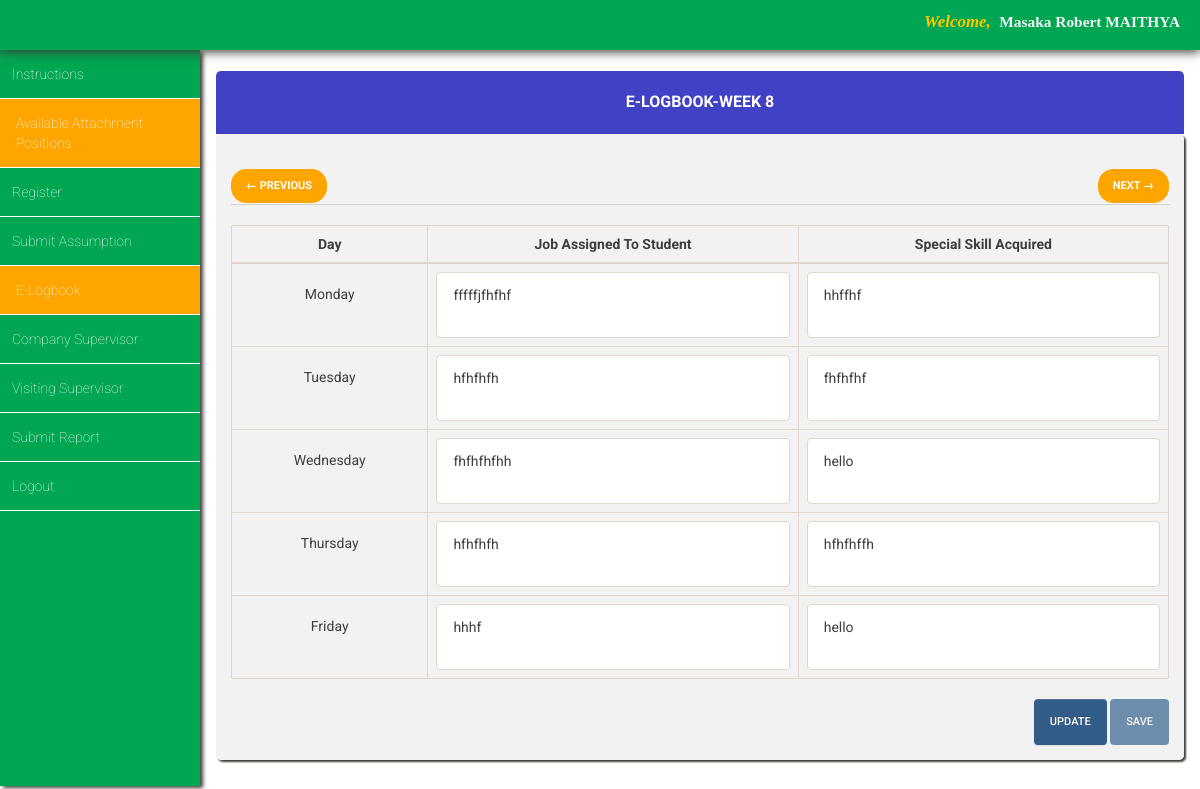
The page /iasms/e-logbook/elogbook_week8.php (signed in) on the database its author committed.
### tables this page shows
CREATE TABLE `week8_table` (
  `id` int(11) NOT NULL,
  `username` varchar(100) NOT NULL,
  `index_number` varchar(100) NOT NULL,
  `monday_job_assigned` longtext NOT NULL,
  `date` timestamp NOT NULL DEFAULT current_timestamp(),
  `monday_special_skill_acquired` mediumtext NOT NULL,
  `tuesday_job_assigned` mediumtext NOT NULL,
  `tuesday_special_skill_acquired` mediumtext NOT NULL,
  `wednesday_job_assigned` mediumtext NOT NULL,
  `wednesday_special_skill_acquired` mediumtext NOT NULL,
  `thursday_job_assigned` mediumtext NOT NULL,
  `thursday_special_skill_acquired` mediumtext NOT NULL,
  `friday_job_assigned` mediumtext NOT NULL,
  `friday_special_skill_acquired` mediumtext NOT NULL
);

### iasms/e-logbook/elogbook_week8.php (the view, shortened to what this page needs)
<?php
include '../database_connection/database_connection.php';
$student_fname = $_COOKIE["student_first_name"] ?? '';
$student_lname = $_COOKIE["student_last_name"] ?? '';
$student_index_number = $_COOKIE["student_index_number"] ?? '';
$monday_job_assigned_holder = '';
$monday_skill_acquired_holder = '';
$tuesday_job_assigned_holder = '';
$tuesday_skill_acquired_holder = '';
$wednesday_job_assigned_holder = '';
$wednesday_skill_acquired_holder = '';
$thursday_job_assigned_holder = '';
$thursday_skill_acquired_holder = '';
$friday_job_assigned_holder = '';
$friday_skill_acquired_holder = '';
$stmt = $conn->prepare("SELECT * FROM week8_table WHERE index_number = ?");
$stmt->bind_param("s", $student_index_number);
$stmt->execute();
$result = $stmt->get_result();
$is_existing_data = ($result->num_rows === 1);
$btn_update_status = $is_existing_data ? '' : 'disabled';
$btn_save_status = $is_existing_data ? 'disabled' : '';
if ($is_existing_data) {
    $get_data = $result->fetch_assoc();
    $monday_job_assigned_holder = htmlspecialchars($get_data["monday_job_assigned"] ?? '');
    $monday_skill_acquired_holder = htmlspecialchars($get_data["monday_special_skill_acquired"] ?? '');
    $tuesday_job_assigned_holder = htmlspecialchars($get_data["tuesday_job_assigned"] ?? '');
    $tuesday_skill_acquired_holder = htmlspecialchars($get_data["tuesday_special_skill_acquired"] ?? '');
    $wednesday_job_assigned_holder = htmlspecialchars($get_data["wednesday_job_assigned"] ?? '');
    $wednesday_skill_acquired_holder = htmlspecialchars($get_data["wednesday_special_skill_acquired"] ?? '');
    $thursday_job_assigned_holder = htmlspecialchars($get_data["thursday_job_assigned"] ?? '');
    $thursday_skill_acquired_holder = htmlspecialchars($get_data["thursday_special_skill_acquired"] ?? '');
    $friday_job_assigned_holder = htmlspecialchars($get_data["friday_job_assigned"] ?? '');
    $friday_skill_acquired_holder = htmlspecialchars($get_data["friday_special_skill_acquired"] ?? '');
}
?>
<!DOCTYPE html>
<html lang="en">
<head>
  <link rel="stylesheet" href="../css/bootstrap-theme.min.css" />
  <link rel="stylesheet" href="../css/bootstrap.min.css" />
  <link rel="stylesheet" href="../css/bootstrap-select.css" />
  <link rel="stylesheet" href="../css/main_page_style.css" />
  <link rel="stylesheet" href="elogbook.css" />
</head>
<body>
  <div id="top-navigation">
    <div id="student_name"><span style="color:rgb(255, 198, 0);font-size:1.1em"><em>Welcome,</em>  </span><span
        style="font-family:serif"><?php echo htmlspecialchars($student_fname . " " . $student_lname); ?></span></div>
  </div>
  <div id="left_side_bar">
    <ul id="menu_list">
      <a class="menu_items_link" href="../instructions_page/instructions_page.php">
        <li class="menu_items_list">Instructions</li>
      </a>
      <a class="menu_items_link" href="../view_position.php">
        <li class="menu_items_list" style="background-color:orange;padding-left:16px">Available Attachment Positions
        </li>
      </a>
      <a class="menu_items_link" href="../Register_page/Register_page.php">
        <li class="menu_items_list">Register</li>
      </a>
      <a class="menu_items_link" href="../student_assumption/student_assumption.php">
        <li class="menu_items_list">Submit Assumption</li>
      </a>
      <a class="menu_items_link" href="elogbook.php">
        <li class="menu_items_list" style="background-color:orange;padding-left:16px">E-Logbook</li>
      </a>
      <a class="menu_items_link" href="../company_supervisor/company_supervisor_login.php">
        <li class="menu_items_list">Company Supervisor</li>
      </a>
      <a class="menu_items_link" href="../visiting_supervisor/visiting_supervisor_login.php">
        <li class="menu_items_list">Visiting Supervisor</li>
      </a>
      <a class="menu_items_link" href="../submit_report/submit_report.php">
        <li class="menu_items_list">Submit Report</li>
      </a>
      <a class="menu_items_link" href="../index.php">
        <li class="menu_items_list">Logout</li>
      </a>
    </ul>
  </div>
  <div id="main_content">
    <div class="container-fluid">
      <div class="panel">
        <div class="panel-heading phead">
          <h2 class="panel-title ptitle"> E-LogBook-Week 8</h2>
        </div>
        <div class="panel-body pbody">
          <div id="navigation_holder">
            <ul class="pager">
              <li class="previous"><a href="elogbook_week7.php">← Previous</a></li>
              <li class="next"><a href="elogbook_week9.php">Next →</a></li>
            </ul>
          </div>
          <hr>
          <form method="post" action="">
            <table class="table table-bordered">
              <thead>
                <tr>
                  <th style='text-align:center'>Day</th>
                  <th style='text-align:center'>Job Assigned To Student</th>
                  <th style='text-align:center'>Special Skill Acquired</th>
                </tr>
              </thead>
              <tbody>
                <tr>
                  <td style='padding:20px;text-align:center'>Monday</td>
                  <td><textarea name='job_assigned_1'
                      class='form-control adjusted_text_area'><?php echo $monday_job_assigned_holder; ?></textarea></td>
                  <td><textarea name='skill_acquired_1'
                      class='form-control adjusted_text_area'><?php echo $monday_skill_acquired_holder; ?></textarea>
                  </td>
                </tr>
                <tr>
                  <td style='padding:20px;text-align:center'>Tuesday</td>
                  <td><textarea name='job_assigned_2'
                      class='form-control adjusted_text_area'><?php echo $tuesday_job_assigned_holder; ?></textarea>
                  </td>
                  <td><textarea name='skill_acquired_2'
                      class='form-control adjusted_text_area'><?php echo $tuesday_skill_acquired_holder; ?></textarea>
                  </td>
                </tr>
                <tr>
                  <td style='padding:20px;text-align:center'>Wednesday</td>
                  <td><textarea name='job_assigned_3'
                      class='form-control adjusted_text_area'><?php echo $wednesday_job_assigned_holder; ?></textarea>
                  </td>
                  <td><textarea name='skill_acquired_3'
                      class='form-control adjusted_text_area'><?php echo $wednesday_skill_acquired_holder; ?></textarea>
                  </td>
                </tr>
                <tr>
                  <td style='padding:20px;text-align:center'>Thursday</td>
                  <td><textarea name='job_assigned_4'
                      class='form-control adjusted_text_area'><?php echo $thursday_job_assigned_holder; ?></textarea>
                  </td>
                  <td><textarea name='skill_acquired_4'
                      class='form-control adjusted_text_area'><?php echo $thursday_skill_acquired_holder; ?></textarea>
                  </td>
                </tr>
                <tr>
                  <td style='padding:20px;text-align:center'>Friday</td>
                  <td><textarea name='job_assigned_5'
                      class='form-control adjusted_text_area'><?php echo $friday_job_assigned_holder; ?></textarea></td>
                  <td><textarea name='skill_acquired_5'
                      class='form-control adjusted_text_area'><?php echo $friday_skill_acquired_holder; ?></textarea>
                  </td>
                </tr>
              </tbody>
            </table>
            <div id="buttons_holder">
              <input type="submit" value="Update" class="btn btn-primary" name="btn_update"
                <?php echo $btn_update_status; ?>>
              <input type="submit" value="Save" class="btn btn-primary" name="btn_save" <?php echo $btn_save_status; ?>>
            </div>
          </form>
        </div>
      </div>
    </div>
  </div>
</body>
</html>

### iasms/css/main_page_style.css (style rules this page uses)
* { margin: 0; padding: 0; }
#top-navigation { position: fixed; width: 100%; height: 50px; background-color: #00a651; box-shadow: 0 2px 10px; z-index: 4; }
#top-navigation #student_name { color: whitesmoke; float: right; margin-right: 20px; font-size: 1.1em; font-weight: bold; margin-top: 10px; font-family: serif; }
#left_side_bar { height: 92vh; float: left; margin-top: 50px; overflow: auto; background-color: #00a651; position: fixed; box-shadow: 3px 2px 4px; width: 200px; z-index: 2; }
#left_side_bar #menu_list a { text-decoration: none; color: white; font-size: 1em; }
#left_side_bar #menu_list li { text-decoration-style: none; padding: 14px 10px 14px 12px; border-bottom: 1px solid white; font-weight: lighter; }
#main_content { background-color: white; margin-top: 50px; float: right; padding-left: 200px; width: 100%; height: 92vh; overflow-y: auto; overflow-x: auto; }
@media only screen and (min-width: 320px) { #left_side_bar { width: 160px; } }
@media only screen and (min-width: 320px) { #left_side_bar #menu_list a { font-size: .8em; } }
@media only screen and (min-width: 320px) { #left_side_bar #menu_list li { padding: 14px 10px 14px 8px; } }
@media only screen and (min-width: 320px) { #main_content { padding-left: 160px; } }
@media only screen and (min-width: 480px) { #left_side_bar { width: 160px; } }
@media only screen and (min-width: 480px) { #left_side_bar #menu_list a { font-size: .8em; } }
@media only screen and (min-width: 480px) { #left_side_bar #menu_list li { padding: 14px 10px 14px 8px; } }
@media only screen and (min-width: 480px) { #main_content { padding-left: 160px; } }
@media only screen and (min-width: 992px) { #left_side_bar { width: 200px; } }
@media only screen and (min-width: 992px) { #left_side_bar #menu_list a { font-size: 1em; } }
@media only screen and (min-width: 992px) { #left_side_bar #menu_list li { padding: 14px 10px 14px 12px; } }
@media only screen and (min-width: 992px) { #main_content { padding-left: 200px; } }
@media only screen and (min-width: 1200px) { #left_side_bar { width: 200px; } }
@media only screen and (min-width: 1200px) { #left_side_bar #menu_list a { font-size: 1em; } }
@media only screen and (min-width: 1200px) { #left_side_bar #menu_list li { padding: 14px 10px 14px 12px; } }
@media only screen and (min-width: 1200px) { #main_content { padding-left: 200px; } }

### iasms/e-logbook/elogbook.css (style rules this page uses)
.pbody { background-color: rgba(232, 232, 232, 0.56); border-radius: 5px; box-shadow: 2px 2px 2px; }
.pager li > a { color: white; border-color: orange; font-weight: bold; }
.pager li > a, .pager li > span { background-color: orange; }
hr { padding: .50px; background-color: rgba(189, 183, 183, 0.58); width: 100%; }
.adjusted_text_area { resize: none; overflow-x: hidden; overflow-y: auto; }
#buttons_holder { float: right; }
.phead { padding: 20px; margin-top: 20px; width: 100%; text-align: center; font-weight: bold; background-color: rgba(27, 27, 187, 0.83); border-top-left-radius: 5px; border-top-right-radius: 5px; color: white; }
.ptitle { font-size: 16px !important; font-weight: bold !important; }

### rows shown on the page
week8_table: job_assigned_1 "fffffjfhfhf", skill_acquired_1 "hhffhf", job_assigned_2 "hfhfhfh", skill_acquired_2 "fhfhfhf", job_assigned_3 "fhfhfhfhh", skill_acquired_3 "hello", job_assigned_4 "hfhfhfh", skill_acquired_4 "hfhfhffh", job_assigned_5 "hhhf", skill_acquired_5 "hello"

### other values the page prints
$student_fname . " " . $student_lname "Masaka Robert MAITHYA"
